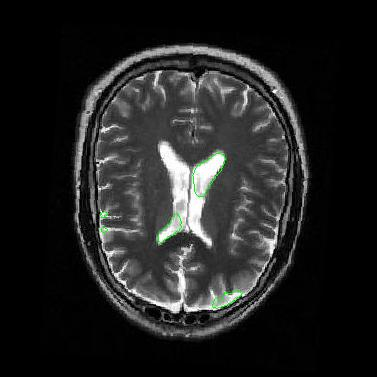
%> input picture pics/D_normal1.jpg, 377 x 377 px
$ octave --eval "result = filter(imread('../pics/D_normal1.jpg'));"   (GNU Octave 9; MATLAB toolbox functions it lacks are replaced by stand-ins)
%> lines starting %> are read from the running program, lines starting %| are printed output that depends on the picture; in (x1, y1, x2, y2) boxes, pixels count from 0 and x2, y2 are one past the last pixel; in counts of white or black regions, pixels touching at a corner belong together; the program's own positions count from 1
function [result] = filter(input)

imgXnum = 3;
imgYnum = 3;
currentImg = 0;

I = input;
%> I is the input picture: size 377x377x3 uint8; mean R, G, B 34, 34.5, 34

if size(I,3) > 1
    J = rgb2gray(I);
else
    J = I;
end

J = imadjust(J);

%[imgXnum,imgYnum,currentImg] = subplotSetup(imgXnum,imgYnum,currentImg,J);

thresholdValue = 200;
B = J > thresholdValue;
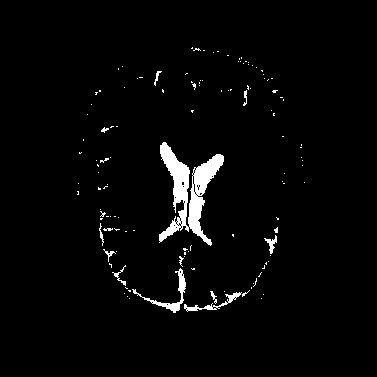
%> B: size 377x377 logical; 2.7% white; 124 white regions (110 under 20 px), largest, box (x1, y1, x2, y2) and area: (159, 142, 224, 246) 2490, (132, 268, 186, 313) 377, (184, 292, 242, 312) 231
D = imfill(B, 'holes');
%> D: size 377x377 logical; 2.8% white; 124 white regions (110 under 20 px), largest, box (x1, y1, x2, y2) and area: (159, 142, 224, 246) 2557, (132, 268, 186, 313) 383, (184, 292, 242, 312) 239
D = B;

% [9 lines of commented-out code are left out]
K = zeros(size(D,1),size(D,2));
K = D;
Fk = fftshift(fft2(K));

%[imgXnum,imgYnum,currentImg] = subplotSetup(imgXnum,imgYnum,currentImg,Fk);

circleFiltSizeX = size(Fk,1);
%> circleFiltSizeX = 377
circleFiltSizeY = size(Fk,2);
%> circleFiltSizeY = 377

h2 = zeros(circleFiltSizeX, circleFiltSizeY);
%imshow(h2);

midpoint1 = floor(circleFiltSizeX/2);
%> midpoint1 = 188
midpoint2 = floor(circleFiltSizeY/2);
%> midpoint2 = 188

passRadius1 =  midpoint1*4/10;
%> passRadius1 = 75.2

for count = 1:1:size(Fk,1)
   for count2 = 1:1:size(Fk,2)
       radius = sqrt((abs(count-midpoint1))^2 + (abs(count2-midpoint2))^2);
       if radius < passRadius1
           h2( count, count2) = 1*(1 - (radius/passRadius1))^2;
       end
   end
end
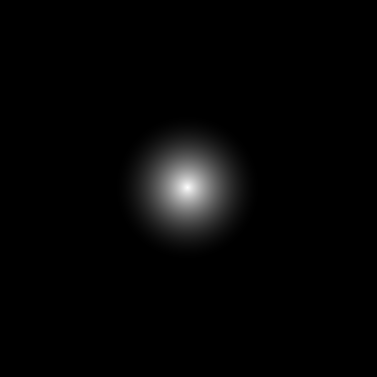
%> h2: size 377x377 double; min 0, max 1, mean 0.0208

%[imgXnum,imgYnum,currentImg] = subplotSetup(imgXnum,imgYnum,currentImg,h2);
Fy = h2.*Fk;

%[imgXnum,imgYnum,currentImg] = subplotSetup(imgXnum,imgYnum,currentImg,Fy);

y = ifft2(ifftshift(Fy));

%[imgXnum,imgYnum,currentImg] = subplotSetup(imgXnum,imgYnum,currentImg,y);

result = real(y);
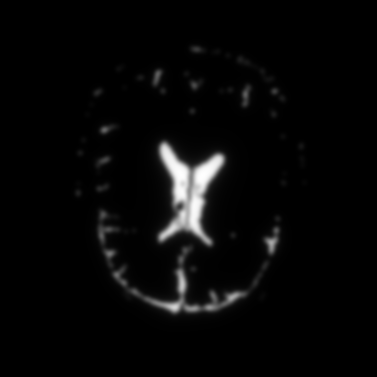
%> result: size 377x377 double; min -0.000258, max 0.884, mean 0.0263; drawn with min black and max white

%------------------------------------------------------------

% U = entropyfilt(real(y));
% imshow(U,[]);
%
% outline = bwperim(y);
%
% SE3 = strel('line', 3, 90);
% SE4 = strel('line', 3, 0);
% X = imdilate(outline,[SE3 SE4]);
% imshow(X);
%
% ----------------- add to original image
%
% Segout = I;
% Segout(outline) = 255;
% figure, imshow(Segout);
%
% imshow(Z);

$ run again, on pics/D_normal6.jpg
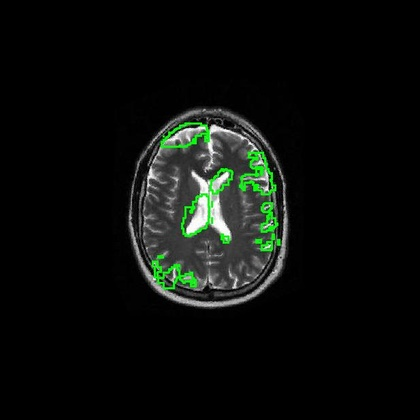
%> input picture pics/D_normal6.jpg, 420 x 420 px, shrunk from 617 x 617 before the run
%> in filter, I is the input picture: size 420x420x3 uint8; mean R, G, B 11.8, 14.8, 11.8
%> in filter, `B = J > thresholdValue;`:
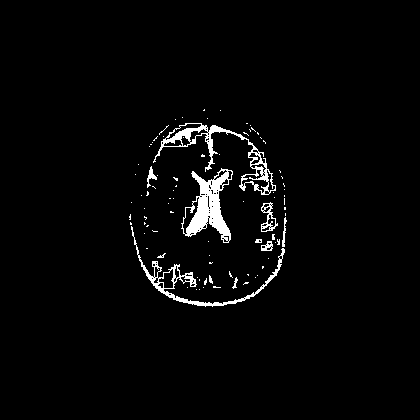
%> B: size 420x420 logical; 2.7% white; 88 white regions (78 under 20 px), largest, box (x1, y1, x2, y2) and area: (181, 168, 233, 243) 1619, (153, 123, 276, 195) 1297, (131, 226, 285, 307) 1024
%> D: size 420x420 logical; 3.5% white; 87 white regions (76 under 20 px), largest, box (x1, y1, x2, y2) and area: (153, 123, 276, 195) 1987, (181, 168, 233, 243) 1964, (131, 226, 285, 307) 1332
%> in filter, `result = real(y);`:
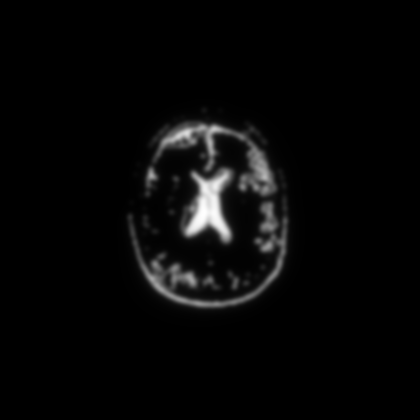
%> result: size 420x420 double; min -0.000354, max 0.888, mean 0.0259; drawn with min black and max white

$ run again, on pics/D_tumor1.jpg
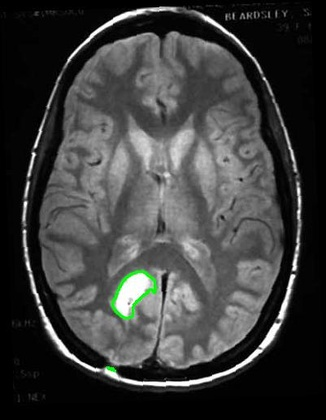
%> input picture pics/D_tumor1.jpg, 326 x 420 px, shrunk from 401 x 517 before the run
%> in filter, I is the input picture: size 420x326x3 uint8; mean R, G, B 61.1, 61.9, 61.1
%> in filter, `B = J > thresholdValue;`:
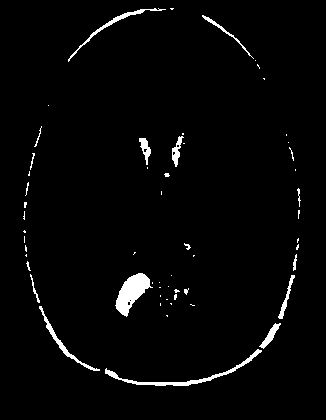
%> B: size 420x326 logical; 2.4% white; 57 white regions (39 under 20 px), largest, box (x1, y1, x2, y2) and area: (115, 273, 153, 317) 805, (105, 349, 262, 386) 601, (39, 306, 100, 371) 323
%> D: size 420x326 logical; 2.5% white; 57 white regions (39 under 20 px), largest, box (x1, y1, x2, y2) and area: (115, 273, 153, 317) 812, (105, 349, 262, 386) 601, (39, 306, 100, 371) 323
%> in filter, `result = real(y);`:
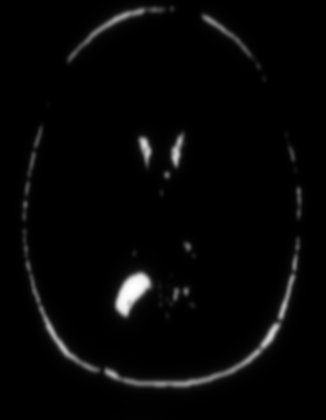
%> result: size 420x326 double; min -4.89e-05, max 0.897, mean 0.0236; drawn with min black and max white

$ run again, on pics/D_tumor3.jpg
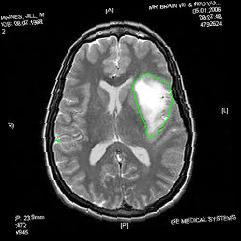
%> input picture pics/D_tumor3.jpg, 241 x 241 px
%> in filter, I is the input picture: size 241x241x3 uint8; mean R, G, B 53.8, 54.5, 53.8
%> in filter, `B = J > thresholdValue;`:
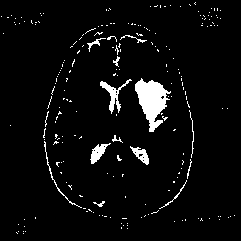
%> B: size 241x241 logical; 4.6% white; 217 white regions (203 under 20 px), largest, box (x1, y1, x2, y2) and area: (135, 78, 171, 132) 1016, (100, 79, 132, 114) 280, (90, 143, 111, 164) 191
%> D: size 241x241 logical; 4.6% white; 217 white regions (203 under 20 px), largest, box (x1, y1, x2, y2) and area: (135, 78, 171, 132) 1022, (100, 79, 132, 114) 284, (90, 143, 111, 164) 194
%> in filter, `result = real(y);`:
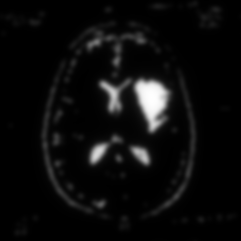
%> result: size 241x241 double; min -0.000505, max 0.896, mean 0.0429; drawn with min black and max white
